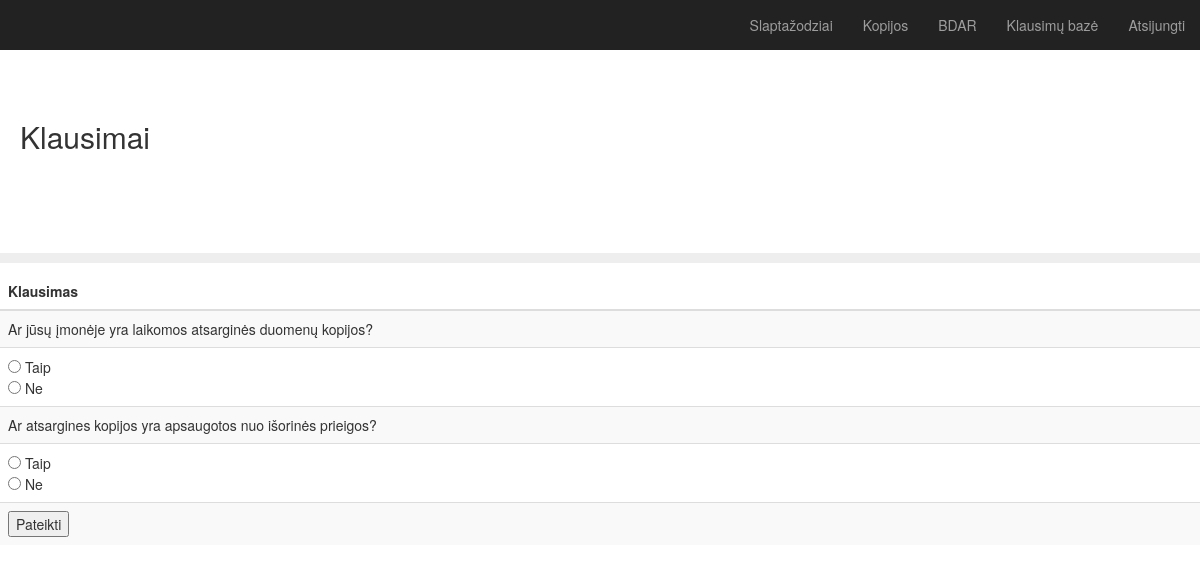
The app's page /survey?category=Kopijos with its own data.
### app.py (models this page shows)
class Categories(db.Model):
    id = db.Column(db.Integer, primary_key=True)
    category = db.Column(db.String(25), nullable=False)
    description = db.Column(db.String(200), nullable=False)

class Question(db.Model):
    id = db.Column(db.Integer, primary_key=True)
    question = db.Column(db.String(200), nullable=False)
    impact = db.Column(db.Integer, nullable=False)
    likelihood = db.Column(db.Integer, nullable=False)
    category = db.Column(db.String(30), nullable=False)
    date_created = db.Column(db.DateTime, default=datetime.utcnow)

### app.py (the view)
@app.route('/survey', methods=['POST', 'GET'])
def survey():
    if request.method == 'POST':
        sum = 0
        total = 0
        for key, value in request.form.items():
            if value == "yes" :
                row = Question.query.get_or_404(key)
                sum = sum + ( row.likelihood * row.impact )
            row = Question.query.get_or_404(key)
            total = total + ( row.likelihood * row.impact )
        return redirect(url_for('.results', sum=sum, total=total))
    else:
        selected_category = request.args.get('category')
        rows = Question.query.filter(Question.category==selected_category)
        categories = Categories.query.all()
        return render_template('survey.html', rows=rows, categories=categories)

### templates/survey.html (shortened to what this page needs)
{% extends "bootstrap/base.html" %}
{% block styles %}
{{super()}}
<link rel="stylesheet" href="{{url_for('.static', filename='main.css')}}">
{% endblock %}
{% block content %}
    <nav class="navbar navbar-inverse navbar-fixed-top">
      <div class="container-fluid">
        <div id="navbar" class="navbar-collapse collapse">
          <ul class="nav navbar-nav navbar-right">
            {% for each in categories %}
            <li><a href="{{ url_for('survey',category=each.category) }}">{{each.category}}</a></li>
            {% endfor %}
            <li><a href="{{ url_for('index') }}">Klausimų bazė</a></li>
            <li><a href="{{ url_for('logout') }}">Atsijungti</a></li>
          </ul>
        </div>
      </div>
    </nav>
  <h2 class="sub-header">Klausimai</h2>
          <div class="table-responsive">
            <table class="table table-striped">
              <thead>
                <tr>
                  <th>Klausimas</th>
                </tr>
              </thead>
              <tbody>
                <div class="form">
                <form action="/survey" method="POST">
                {% for row in rows %}
                <tr>
                    <td>{{ row.question }}</td>
                    <tr>
                    <td><input type="radio" id="true" name = "{{ row.id }}" value = "yes" required> Taip <br>
                      <input type="radio" id="false" name = "{{ row.id }}" value = "no" required> Ne </td>
                    </tr>
                </tr>
                {% endfor %}
            <td><input type="submit" value="Pateikti"></td>
          </form>
        </div>
              </tbody>
{% endblock %}

### static/main.css (style rules this page uses)
body { padding-top: 50px; }
.sub-header { padding-top: 50px; padding-bottom: 100px; border-bottom: 10px solid #eee; padding-right: 20px; padding-left: 20px; }
.navbar-fixed-top { border: 0; }

### records on screen
Categories: category "Slaptažodziai"
Categories: category "Kopijos"
Categories: category "BDAR"
Question: question "Ar jūsų įmonėje yra laikomos atsarginės duomenų kopijos?"
Question: question "Ar atsargines kopijos yra apsaugotos nuo išorinės prieigos?"
